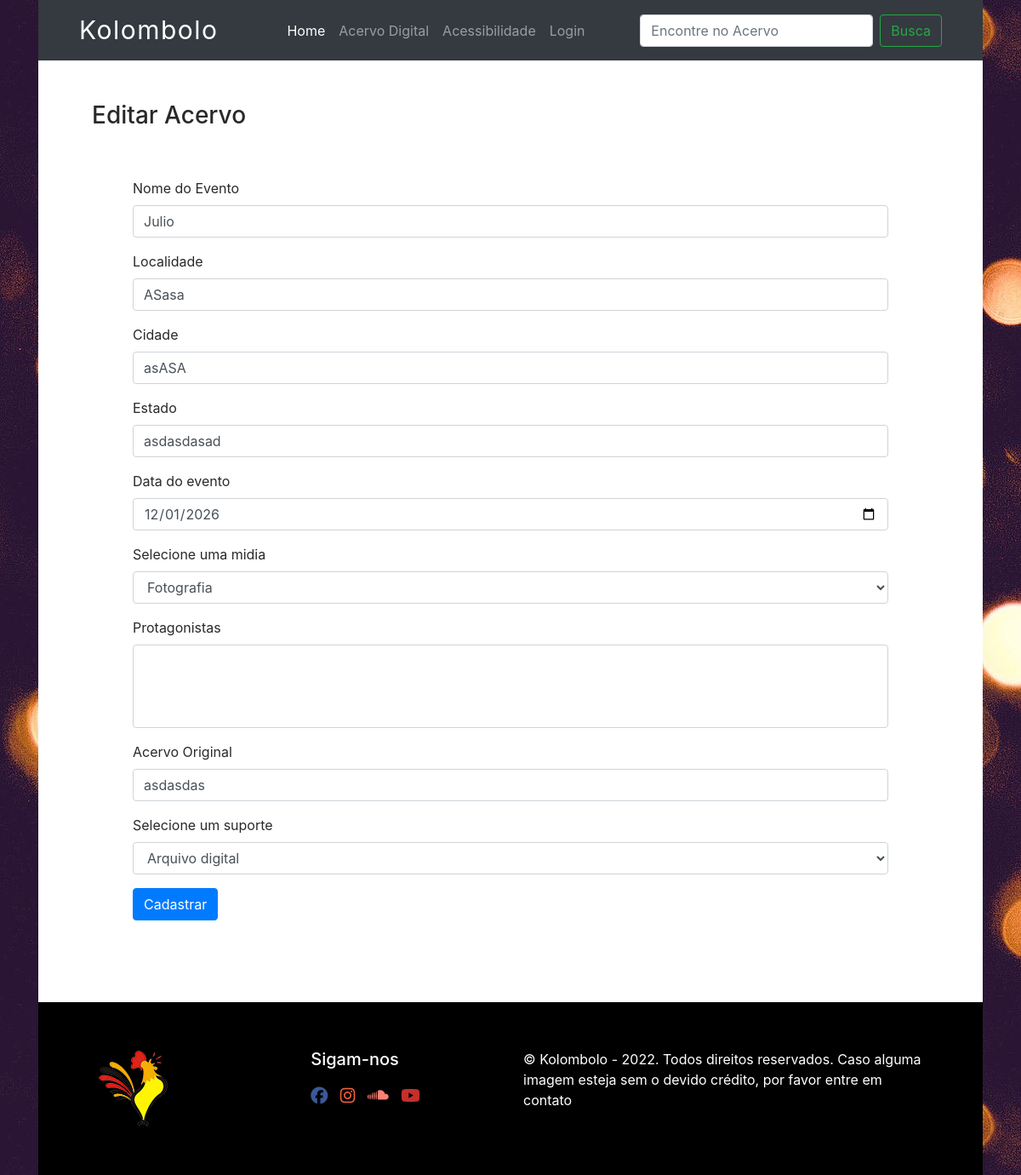
The app's page /edit-acervo/2, older data.
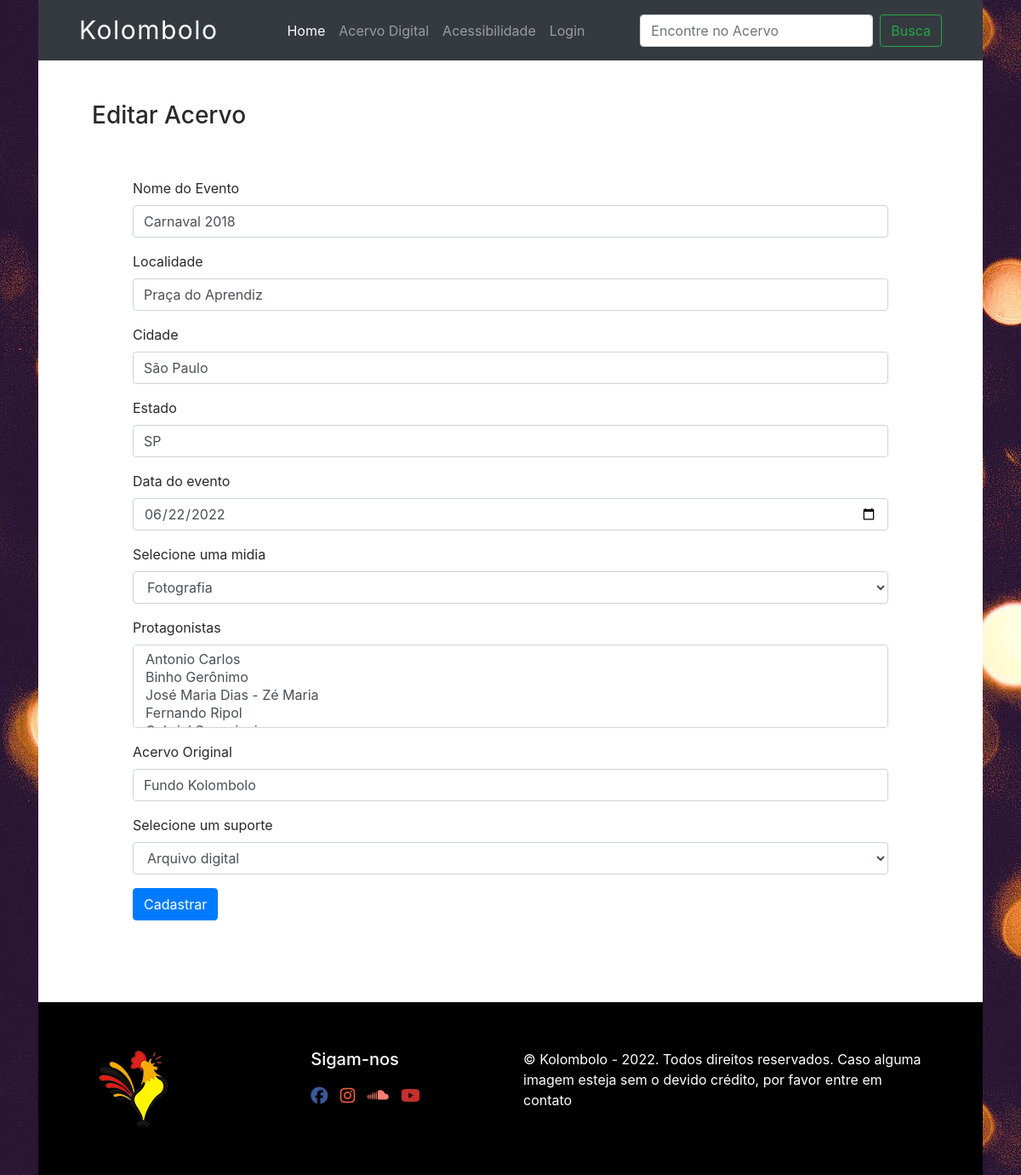
The same page, newer data.
### database.py (models this page shows, shortened)
class Acervo(Base):
    __tablename__='acervo'
    id=Column(Integer(), primary_key=True, autoincrement=True)
    name=Column(String(80), nullable=False)
    localidade=Column(String(80), nullable=False)
    cidade=Column(String(80), nullable=False)
    estado=Column(String(80), nullable=False)
    data_created=Column(String(40), nullable=False)
    origem=Column(String(80), nullable=False)
    autor_id = Column(Integer, ForeignKey('autor.id'))
    tipo_id = Column(Integer, ForeignKey("tipo.id"))
    tipo = relationship("Midia", backref=backref("tipo", uselist=False))
    suporte_id = Column(Integer, ForeignKey("suporte.id"))
    suporte = relationship("Suporte", backref=backref("suporte", uselist=False))
    protagonistas = relationship('Protagonista', secondary=acervo_protagonista, backref='acervos'  )

### app.py (the view, shortened to what this page needs)
@app.route("/edit-acervo/<int:acervo_id>", methods=["GET", "POST"])
def edit_acervo(acervo_id):
    acervo = local_session.query(Acervo).get(acervo_id)
    edit_acervo = AcervoForm(
        evento=acervo.name,
        localidade=acervo.localidade,
        cidade=acervo.cidade,
        estado=acervo.estado,
        original=acervo.origem,
        data_created = datetime.strptime(acervo.data_created, "%Y-%m-%d"),
        midia = acervo.tipo_id,
        suporte = acervo.suporte_id
    )
    edit_acervo.midia.choices = [(midia.id, midia.name) for midia in local_session.query(Midia).all()]
    edit_acervo.suporte.choices = [(suporte.id, suporte.name) for suporte in local_session.query(Suporte).all()]
    edit_acervo.protagonistas.choices = [(protagonista.id, protagonista.name) for protagonista in local_session.query(Protagonista).all()]
    return render_template("acervo.html", form=edit_acervo, is_edit=True)

### forms.py
class AcervoForm(FlaskForm):
    evento = StringField("Nome do Evento", validators=[DataRequired(MENSAGEM_PADRAO)])
    localidade = StringField("Localidade", validators=[DataRequired(MENSAGEM_PADRAO)])
    cidade = StringField("Cidade", validators=[DataRequired(MENSAGEM_PADRAO)])
    estado = StringField("Estado", validators=[DataRequired(MENSAGEM_PADRAO)])
    data_created = DateField("Data do evento", format="%Y-%m-%d")
    midia = SelectField("Selecione uma midia", validate_choice=True, choices=[], coerce=int)
    protagonistas = SelectMultipleField("Protagonistas", validate_choice=True, choices=[], coerce=int)
    original = StringField("Acervo Original", validators=[DataRequired(MENSAGEM_PADRAO)])
    suporte = SelectField("Selecione um suporte", validate_choice=True, choices=[], coerce=int)
    submit = SubmitField("Cadastrar")

### templates/acervo.html (shortened to what this page needs)
{% extends "base.html" %}
{% import "bootstrap/wtf.html" as wtf %}
{% block content %}
<div class="container px-5">
{% if is_edit: %}
  <h3>Editar Acervo</h3>
{% else: %}
  <h3>Cadastro de Acervo</h3>
{% endif %}
  <div class="container p-5">
  <form method="post">
    {{ wtf.quick_form(form, novalidate=True, button_map={"submit": "primary"}) }}
  </form>
  </div>
</div>
{% endblock %}

Row changes from the older to the newer data that the page shows:
changed Acervo "Arquivo digital": name "Julio" → "Carnaval 2018" (drawn); localidade "ASasa" → "Praça do Aprendiz"; cidade "asASA" → "São Paulo"; estado "asdasdasad" → "SP"; data_created "12/01/2026" → "06/22/2022"
Text that changed along with them:
form field evento: "Julio" → "Carnaval 2018"
form field protagonistas: (not shown) → "Antonio Carlos / Binho Gerônimo / José Maria Dias - Zé Maria / Fernando Ripol"
form field original: "asdasdas" → "Fundo Kolombolo"
